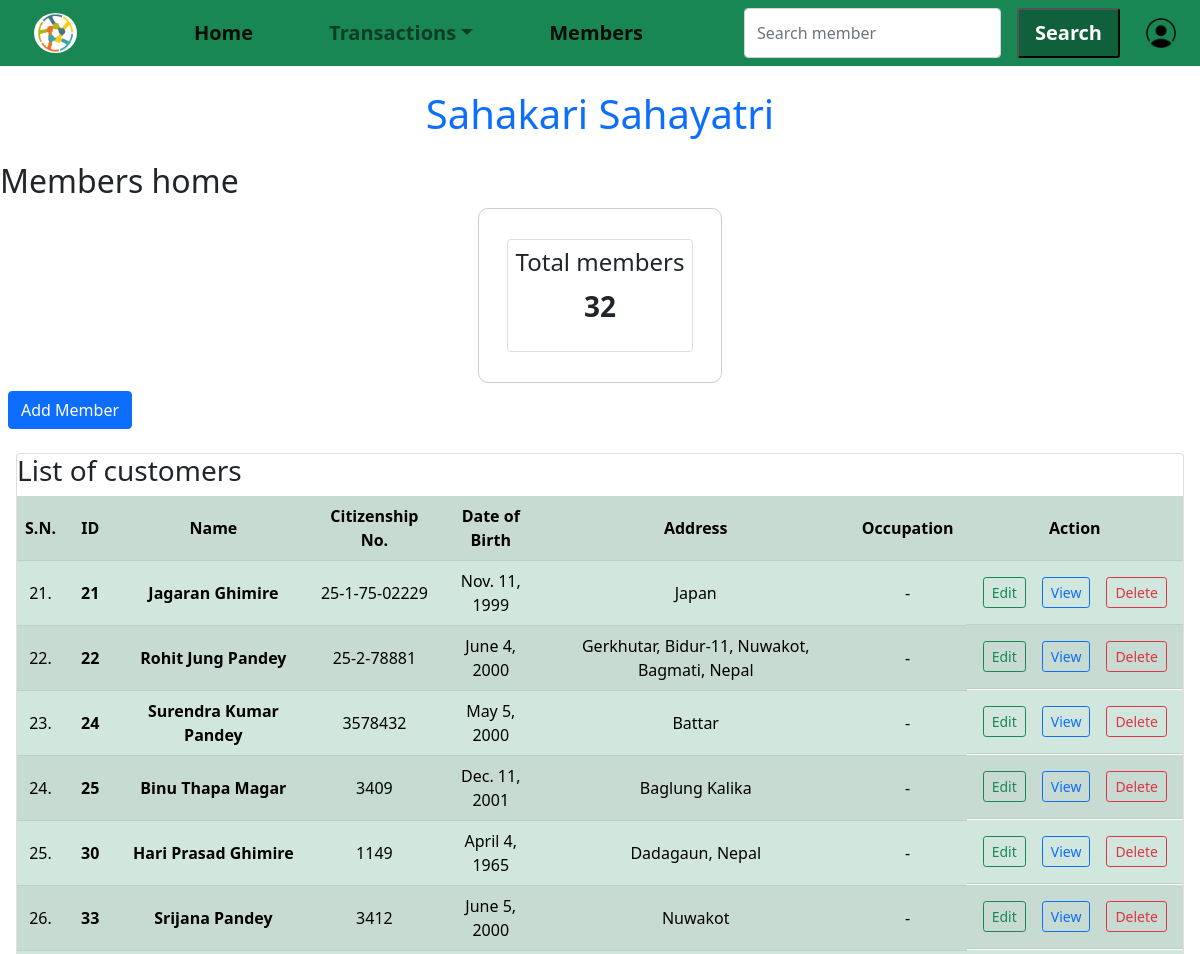
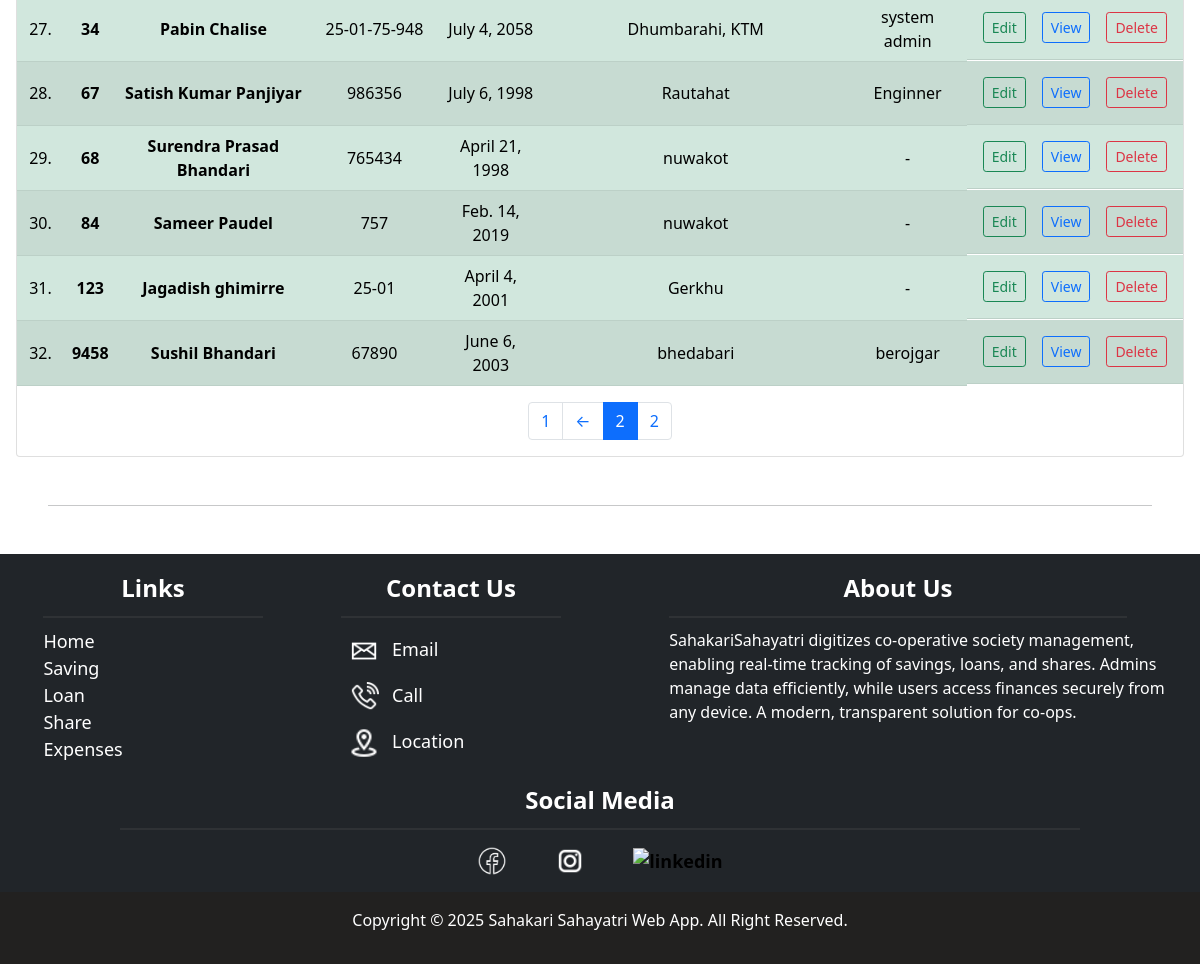
/member/?page=2 (signed in), run on the app's committed database (2 pictures, top to bottom).
### customer/models.py (models this page shows, shortened)
class Member(models.Model):
    user = models.OneToOneField(User, on_delete=models.CASCADE, related_name='member_profile')
    member_id = models.IntegerField(unique=True, primary_key=True)
    first_name = models.CharField(max_length=30, blank=False)
    middle_name = models.CharField(max_length=30, blank=True)
    last_name = models.CharField(max_length=30, blank=False)
    email = models.EmailField(blank=True, null=True)
    phone_number = models.CharField(max_length=15, unique=True, blank=True)
    address = models.TextField(blank=False)
    date_of_birth = models.DateField(blank=True, null=True)
    citizenship_number = models.CharField(max_length=20, unique=True, blank=False)
    occupation = models.CharField(max_length=100, blank=True)
    date_joined = models.DateField(null=True, blank=True)
    name = models.CharField(max_length=100, blank=False, editable=False)
    class Meta:
        ordering = ['member_id']  # Ascending order

### customer/views.py (the view)
# urls.py: path('member/', customer.member_home, name='customer_home'),
@login_required(login_url='loginpage')
def member_home(request ):
    if request.user.is_staff or request.user.is_superuser:
        customers = Member.objects.all()
        paginator = Paginator(customers,20)
        page_number = request.GET.get('page')
        page_obj = paginator.get_page(page_number)
        return render(request, 'customer_home.html', {'customers': customers, 'page_obj': page_obj})
    else:
        messages.error(request, "You're not allowed to enter this page.")
        return redirect('user_home')

### customer/templates/customer_home.html (shortened to what this page needs)
{% extends "base.html" %}
{% load static %}
{% block content %}
<h2>Members home</h2>
<div class="container loan-card text-center">
    <div class="card p-2 m-3">
        <h4>Total members</h4>
        {% if customers %}
            <p class="text-center fs-3 fw-bold">{{ customers|length }}</p>
        {% else %}
            <p class="text-center fs-3 fw-bold">0 members</p>
        {% endif %}
    </div>
</div>
<button id="openFormBtn" class="btn btn-primary m-2 btn-md">Add Member</button>
<div class="card m-3">
    <h3>List of customers</h3>
    <div class="table-responsive">
        <table class="table table-striped table-responsive table-hover table-success">
            <tr class="align-middle text-center">
                <th>S.N.</th>
                <th>ID</th>
                <th>Name</th>
                <th>Citizenship No.</th>
                <th>Date of Birth</th>
                <th>Address</th>
                <th>Occupation</th>
                <th>Action</th>
            </tr>
            {% if customers %}
                {% for customer in page_obj %}
                    <tr class="align-middle text-center">
                        <td>{{ forloop.counter|add:page_obj.start_index|add:"-1" }}.</td>
                        <td><a href="{% url 'customer_details' customer.member_id %}" class="text-decoration-none text-black fw-bold">{{ customer.member_id }}</a></td>
                        <td><a href="{% url 'customer_details' customer.member_id %}" class="text-decoration-none text-black fw-bold">{{ customer.name }}</a></td>
                        <td>{{ customer.citizenship_number }}</td>
                        <td>{{ customer.date_of_birth }}</td>
                        <td>{{ customer.address }}</td>
                        <td>{{ customer.occupation|default:"-" }}</td>
                        <td class="d-flex justify-content-center align-items-center">
                            <form method="GET" action="{% url 'customer_update' customer.member_id %}">
                                <button class="btn btn-sm btn-outline-success m-2" type="submit">Edit</button>
                            </form>
                            <form method="GET" action="{% url 'customer_details' customer.member_id %}">
                                <button class="btn btn-sm btn-outline-primary m-2" type="submit">View</button>
                            </form>
                            <form id="delete-form-{{ customer.member_id }}" method="POST" action="{% url 'customer_delete' customer.member_id %}">
                            <button
                                type="button"
                                class="btn btn-sm btn-outline-danger m-2"
                                onclick="confirmDelete('{{ customer.name }}', '{{ customer.member_id }}')">
                                Delete
                            </button>
                        </form>
                        </td>
                    </tr>
                {% endfor %}
            {% else %}
                <tr class="align-middle text-center">
                    <td colspan="8">No customers found.</td>
                </tr>
            {% endif %}
        </table>
    </div>
    <nav aria-label="Page navigation">
        <ul class="pagination justify-content-center">
            {% if page_obj.has_previous %}
                <li class="page-item">
                    <a class="page-link" href="?page=1">1</a>
                </li>
                <li class="page-item">
                    <a class="page-link" href="?page={{ page_obj.previous_page_number }}">&larr;</a>
                </li>
            {% endif %}
            <li class="page-item active">
                <span class="page-link">{{ page_obj.number }}</span>
            </li>
            {% if page_obj.paginator.num_pages > 1 %}
                <li class="page-item">
                    <a class="page-link" href="?page={{ page_obj.paginator.num_pages }}">{{ page_obj.paginator.num_pages }}</a>
                </li>
            {% endif %}
        </ul>
    </nav>
</div>
{% endblock content %}

### static/css/style.css (style rules this page uses)
.text-center a { text-decoration: none; color: #000; font-weight: 750; }
html { font-size: 16px; }
body { margin: 0; padding: 0; }

### customer/templates/customer_home.html (style rules this page uses)
.loan-card { height: 175px; width: fit-content; display: flex; justify-content: center; align-items: center; border: 1px solid #ccc; border-radius: 10px; }

### data on the page
Member: member_id "21", name "Jagaran Ghimire", citizenship_number "25-1-75-02229", date_of_birth "Nov. 11, 1999", address "Japan", occupation "-"
Member: member_id "22", name "Rohit Jung Pandey", citizenship_number "25-2-78881", date_of_birth "June 4, 2000", address "Gerkhutar, Bidur-11, Nuwakot, Bagmati, Nepal", occupation "-"
Member: member_id "24", name "Surendra Kumar Pandey", citizenship_number "3578432", date_of_birth "May 5, 2000", address "Battar", occupation "-"
Member: member_id "25", name "Binu Thapa Magar", citizenship_number "3409", date_of_birth "Dec. 11, 2001", address "Baglung Kalika", occupation "-"
Member: member_id "30", name "Hari Prasad Ghimire", citizenship_number "1149", date_of_birth "April 4, 1965", address "Dadagaun, Nepal", occupation "-"
Member: member_id "33", name "Srijana Pandey", citizenship_number "3412", date_of_birth "June 5, 2000", address "Nuwakot", occupation "-"
Member: member_id "34", name "Pabin Chalise", citizenship_number "25-01-75-948", date_of_birth "July 4, 2058", address "Dhumbarahi, KTM", occupation "system admin"
Member: member_id "67", name "Satish Kumar Panjiyar", citizenship_number "986356", date_of_birth "July 6, 1998", address "Rautahat", occupation "Enginner"
Member: member_id "68", name "Surendra Prasad Bhandari", citizenship_number "765434", date_of_birth "April 21, 1998", address "nuwakot", occupation "-"
Member: member_id "84", name "Sameer Paudel", citizenship_number "757", date_of_birth "Feb. 14, 2019", address "nuwakot", occupation "-"
Member: member_id "123", name "Jagadish ghimirre", citizenship_number "25-01", date_of_birth "April 4, 2001", address "Gerkhu", occupation "-"
Member: member_id "9458", name "Sushil Bhandari", citizenship_number "67890", date_of_birth "June 6, 2003", address "bhedabari", occupation "berojgar"

### other printed values
{{ customers|length }} "32"
{{ page_obj.number }} "2"
{{ page_obj.paginator.num_pages }} "2"
